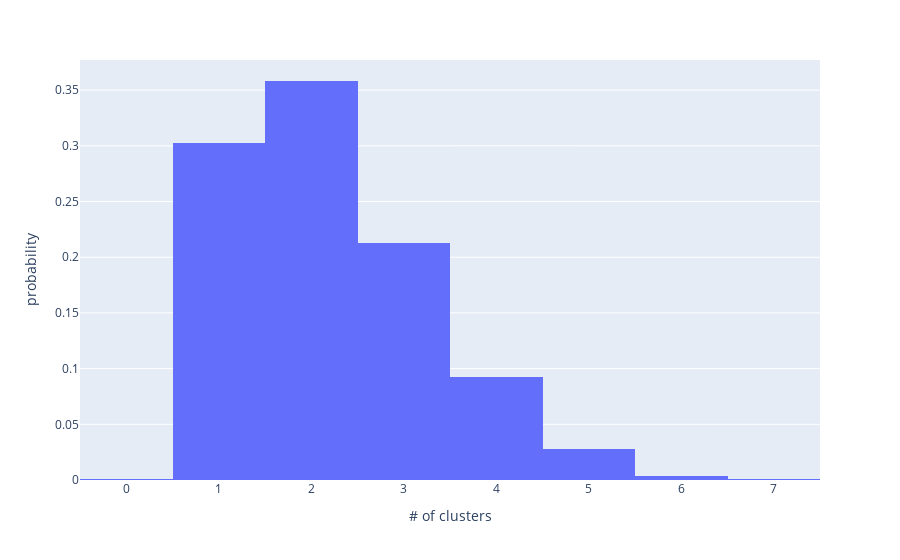

The code cell stored with this chart in its notebook:
### Markdown cell above
### number_of_clusters_per_PDB

### Code cell
figu = px.histogram(pd.DataFrame({'count':clusters_count}),
    histnorm = 'probability', x='count', labels={'count': "# of clusters"})
figu.update_xaxes(tick0 = 1, dtick=1)

### Figure 1 — Plotly figure (JSON) as saved in the notebook; plotly's stock layout.template omitted (floating-point values rounded to 4 significant figures; data arrays with more than 128 entries replaced by an {"elided": "..."} marker saying what was removed)
{"data": [{"alignmentgroup": "True", "bingroup": "x", "histnorm": "probability", "hovertemplate": "# of clusters=%{x}<br>probability=%{y}<extra></extra>", "legendgroup": "", "marker": {"color": "#636efa", "pattern": {"shape": ""}}, "name": "", "offsetgroup": "", "orientation": "v", "showlegend": false, "type": "histogram", "x": {"elided": "790 int values"}, "xaxis": "x", "yaxis": "y"}], "layout": {"barmode": "relative", "legend": {"tracegroupgap": 0}, "margin": {"t": 60}, "xaxis": {"anchor": "y", "domain": [0, 1], "dtick": 1, "tick0": 1, "title": {"text": "# of clusters"}}, "yaxis": {"anchor": "x", "domain": [0, 1], "title": {"text": "probability"}}}}
